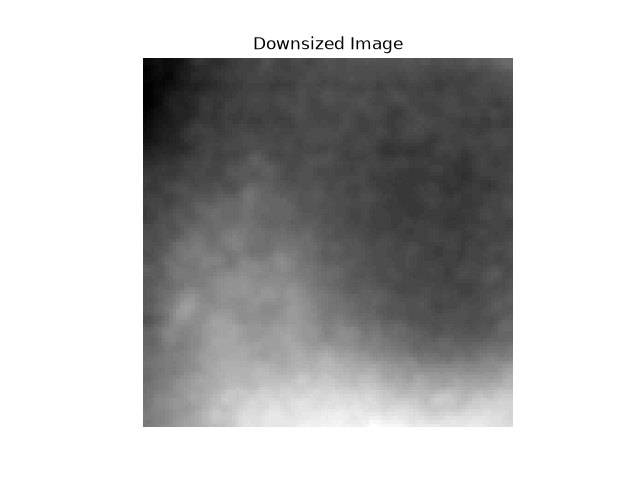
#> input picture code/Downsized_Image_1.png, 640 x 480 px, given in place of topbp1-timelapse-jf646-10_2_R3D_channel1_t10_maxZ.tif, which was not available
$ jupyter execute --allow-errors CV_new.ipynb   (shell and % lines are left out)   (older library calls are emulated)   (text cells are left out)
#> lines starting #> are read from the running program, lines starting #| are printed output that depends on the picture; after the words box and inside, x2 and y2 are one past the last pixel; in counts of white or black regions, pixels touching at a corner belong together; pictures that were not available may be replaced by others from this repository, and a replacement may not be noted
### library/CV_classes.py
import numpy as np
import matplotlib.pyplot as plt
from PIL import Image
import cv2

class Picture():
    """Representation of a single microscopy image loaded from disk.

    This class stores the original image array, the current working image array,
    and metadata parsed from the filename. It supports resizing, visualisation,
    basic statistics, and common preprocessing operations used in image analysis.

    Args:
        path (str): Path to the image file. The filename is expected to contain
            a timestamp in the form "_t<integer>" so that ``self.t`` can be
            extracted.

    Attributes:
        path (str): Original file path.
        image_name (str): File name without directory information.
        t (int): Timestamp parsed from the filename.
        array (np.ndarray): Current working image array.
        array_original (np.ndarray): Copy of the original image before any
            preprocessing.
        blured (bool): Whether Gaussian blur has been applied.
        normalized (bool): Whether the array has been min-max normalized.
        contrasted (bool): Whether CLAHE contrast enhancement has been applied.
        downsized (bool): Flag indicating whether downsampling was performed.
    """

    from PIL import Image
    import numpy as np
    import matplotlib.pyplot as plt

    def __init__(self, path: str):
        """Initialize the picture object and load the image data.

        Args:
            path (str): File path to the image.

        Returns:
            None: Stores the loaded image and metadata on the instance.
        """
        self.path = path
        self.image_name = path.split("\\")[-1]
        self.load_image(path)
        self.array_original = self.array.copy()

        # Make sure we are not performing preprocessing more than once
        self.blured = False
        self.normalized = False
        self.contrasted = False
        self.downsized = False

    def load_image(self, path: str) -> None:
        """Load the image from disk and extract its timestamp.

        Args:
            path (str): File path to the image.

        Returns:
            None: Updates ``self.array`` and ``self.t``.
        """
        self.array = np.array(Image.open(self.path))
#> self.array is the input picture: shape (480, 640, 4); mean R, G, B, A 187.5, 187.5, 187.5, 255

        # Find timestamp
        start_pos = self.image_name.find("_t")
        end_pos = self.image_name.find("_", start_pos + 2)
        self.t = int(self.image_name[start_pos + 2:end_pos])

    def downsize(self, factor: float) -> None:
        """Reduce the image size for faster testing or previewing.

        Args:
            factor (float): If less than 1, the image is resized by interpolation.
                If greater than 1, a central crop is taken using the provided
                integer size. Values <= 0 are invalid.

        Returns:
            None: Modifies ``self.array`` in place.

        Raises:
            ValueError: If ``factor`` is less than or equal to zero.
        """
        if factor <= 0:
            raise ValueError("Downsize factor must be positive")
        from cv2 import resize

        if factor < 1:
            new_size = (int(self.array.shape[1] * factor), int(self.array.shape[0] * factor))
            self.array = resize(self.array, new_size)
        if factor > 1:
            self.array = self.array[:factor, :factor]
        if factor == 1:
            pass

    # [32 lines left out: functions zoom, display, not called in this run]

    def average(self, original: bool = False) -> float:
        """Return the mean pixel intensity of the image.

        Args:
            original (bool, optional): If ``True``, compute the mean over the
                original image array instead of the current processed one.

        Returns:
            float: Mean intensity value across all pixels in the selected array.
        """
        if original:
            return np.mean(self.array_original)
        return np.mean(self.array)

    ################### PRE PROCESSING ##########################
    # [22 lines left out: function pre_process, not called in this run]

    def blur(self, ksize=(5, 5), sigma=1.4) -> None:
        """Apply Gaussian blur to the current image array.

        Args:
            ksize (tuple[int, int], optional): Blur kernel size in pixels.
            sigma (float, optional): Gaussian standard deviation.

        Returns:
            None: Replaces ``self.array`` with the blurred version.

        Raises:
            ValueError: If either kernel dimension is even.
        """
#> called with ksize = (5, 5), sigma = 1.4
        if ksize[0] % 2 == 0 or ksize[1] % 2 == 0:
            raise ValueError("Kernel size must be odd in both dimensions")
        from cv2 import GaussianBlur
        self.array = GaussianBlur(self.array, ksize, sigma)
        self.array = self.array.astype(np.float32)
        self.blured = True

    def gray(self) -> None:
        """Convert the image array to floating-point grayscale format.

        Returns:
            None: Casts ``self.array`` to ``np.float32``.
        """
        self.array = self.array.astype(np.float32)
        self.grayed = True

    def normalize(self) -> None:
        """Normalize the image intensity range to ``[0, 255]``.

        Returns:
            None: Converts the current array to uint8 with min-max normalization.
        """
        self.array = cv2.normalize(self.array, None, 0, 255, cv2.NORM_MINMAX).astype(np.uint8)
        self.normalized = True

    # [27 lines left out: functions contrast, format, not called in this run]


###################### Image CV processing ##########################
    def adaptive_threshold(self, block_size=101, C=-20) -> None:
        """Apply adaptive thresholding to the image.

        Args:
            block_size (int, optional): Size of the neighborhood used to calculate the threshold.
                Must be an odd number. Defaults to ``101``.
            C (int, optional): Constant subtracted from the mean or weighted mean.
                Defaults to ``-20``.

        Returns:
            threshold_array (np.ndarray): The binary image resulting from adaptive thresholding.
        """
        # Create a copy of the array
        temp_array = self.array.copy()

        if temp_array.ndim == 3:
            temp_array = cv2.cvtColor(temp_array, cv2.COLOR_BGR2GRAY)
        if temp_array.dtype != np.uint8:
            temp_array = cv2.normalize(
                temp_array, None, 0, 255, cv2.NORM_MINMAX, dtype=cv2.CV_8U
            )

        threshold_array = cv2.adaptiveThreshold(
            temp_array,
            255,
            cv2.ADAPTIVE_THRESH_GAUSSIAN_C,
            cv2.THRESH_BINARY,
            blockSize=block_size,
            C=C
        )
        return threshold_array

### library/CV_functions.py
import cv2
import numpy as np
import matplotlib.pyplot as plt
import random
import sys
sys.path.append(r"C:\Users\sjefs\Desktop\Uni\Speciale\Kode\library")
import CV_classes as CV_class


########################## Data loading ##########################

def load_image(name, number, channel = 1):
    """Load a microscopy image as a ``Picture`` instance for a given timepoint and channel.

    Args:
        name (str | None): Identifier for the dataset to load. Supported value is
            ``"timelapze_z"`` (note the existing spelling in the codebase).
        number (int): Time index to load. Must be an integer in the range 1..25.
        channel (int, optional): Image channel to load. Must be either 1 or 2.
            Defaults to ``1``.

    Returns:
        CV_classes.Picture | None: A ``Picture`` object containing the selected
        image if the recognized dataset name is provided; otherwise ``None``.

    Raises:
        ValueError: If ``name`` is ``None``, if ``number`` is outside the valid
        range, or if ``channel`` is outside the valid range.
    """
    if name is None:
        # Raise an error if the name is not provided
        raise ValueError("Image name must be provided.")

    if name == "timelapze_z":
        if number > 25 or number < 1 or  type(number) is not int:
            raise ValueError("Number must be an integer between 1 and 25 for timelapze_z.")
        if channel > 2 or channel < 1 or type(channel) is not int:
            raise ValueError("Channel must be an integer between 1 and 2 for timelapze_z.")


        path = rf"C:\Users\sjefs\Desktop\Uni\Speciale\Data\SharangGarudTopBP1data\timelapse_tiff_z_proj\topbp1-timelapse-jf646-10_2_R3D_channel{channel}\topbp1-timelapse-jf646-10_2_R3D_channel{channel}_t{number}_maxZ.tif"
        return CV_class.Picture(path)

    return None


########################## CIRCLE ADAPTIVE THRESHOLDING AND TARGET POINT GENERATION ##########################
# [117 lines left out: functions generate_circle_points, calculate_circle_mean, generate_circle, generate_target_points, adaptive_threshold, not called in this run]

def get_marked_points(th1):
    """Return all non-zero foreground pixels from a thresholded image.

    Args:
        th1 (numpy.ndarray): Binary or thresholded image array.

    Returns:
        list[tuple[int, int]]: Coordinates ``(x, y)`` for all foreground pixels.
    """
    marked_points = []
    for y in range(th1.shape[0]):
        for x in range(th1.shape[1]):
            if th1[y, x] > 0:
                marked_points.append((x, y))
    return marked_points


def region_growing(th1, start_points, threshold=0, min_size = 1):
    """Grow 8-connected foreground regions from candidate seed points.

    Args:
        th1 (numpy.ndarray): Binary image where foreground pixels are non-zero.
        start_points (list[tuple[int, int]]): Seed points ``(x, y)`` used to
            start region expansion.
        threshold (int, optional): Minimum pixel value required for a neighbor to
            be included in the region. Defaults to ``0``.
        min_size (int, optional): Minimum number of pixels required for a region
            to be kept. Defaults to ``1``.

    Returns:
        list[list[tuple[int, int]]]: A list of segmented regions, where each
        region is a list of ``(x, y)`` pixel coordinates.
    """

    visited = set()
    segments = []

    for start_point in start_points:
        x, y = start_point

        # Skip invalid, background, or already-segmented starting points
        if (
            not (0 <= x < th1.shape[1] and 0 <= y < th1.shape[0])
            or th1[y, x] == 0
            or start_point in visited
        ):
            continue

        segment = []
        points_to_try = [start_point]
        visited.add(start_point)

        while points_to_try:
            current_x, current_y = points_to_try.pop()
            segment.append((current_x, current_y))

            for dx in (-1, 0, 1):
                for dy in (-1, 0, 1):
                    if dx == 0 and dy == 0:
                        continue

                    neighbor = (current_x + dx, current_y + dy)
                    nx, ny = neighbor

                    if (
                        0 <= nx < th1.shape[1]
                        and 0 <= ny < th1.shape[0]
                        and th1[ny, nx] > threshold
                        and neighbor not in visited
                    ):
                        visited.add(neighbor)
                        points_to_try.append(neighbor)

        # If segment is too small, skip it
        if len(segment) >= min_size:
            segments.append(segment)

    return segments


#Using the region growing function would look like this:
# segments = region_growing(th1, marked_points)
#
# # Visualize the segments
# import matplotlib.pyplot as plt
# import random
#
# plt.imshow(th1, cmap="gray")
# for segment in segments:
#     color = (random.random(), random.random(), random.random())
#     plt.scatter(
#         [p[0] for p in segment],
#         [p[1] for p in segment],
#         marker=".",
#         color=color
#     )
# plt.show()

# [18 lines left out: function plot_segment, not called in this run]


def get_largest_segment(segments):
    """Return the segment with the greatest number of pixels.

    Args:
        segments (list[list[tuple[int, int]]]): A list of segmented regions, each
            containing ``(x, y)`` coordinates.

    Returns:
        list[tuple[int, int]]: The largest segment in the input list.
    """
    segment_areas = [len(segment) for segment in segments]
    largest_segment = segments[segment_areas.index(max(segment_areas))]

    # Convert to numpy
    largest_segment = np.array(largest_segment)
    return largest_segment

# Example usage:
# largest_segment = get_largest_segment(segments)


def get_center_of_mass(segment):
    """Compute the centroid of a connected segment.

    Args:
        segment (list[tuple[int, int]]): Pixel coordinates ``(x, y)`` belonging
            to the segment.

    Returns:
        tuple[float, float]: The centroid coordinates ``(x_center, y_center)``.
    """
    center_of_mass_x = sum(p[0] for p in segment) / len(segment)
    center_of_mass_y = sum(p[1] for p in segment) / len(segment)
    return (center_of_mass_x, center_of_mass_y)


def get_area(segment):
    """Return the number of pixels in a segment.

    Args:
        segment (list[tuple[int, int]]): Pixel coordinates ``(x, y)`` belonging
            to the segment.

    Returns:
        int: Number of points in the segment.
    """
    return len(segment)

def get_spread(segment):
    """Compute the bounding-box spread of a segment in x and y directions.

    Args:
        segment (list[tuple[int, int]]): Pixel coordinates ``(x, y)`` belonging
            to the segment.

    Returns:
        tuple[int, int]: ``(x_spread, y_spread)`` as the difference between max
        and min coordinates in each axis.
    """
    x_coords = [p[0] for p in segment]
    y_coords = [p[1] for p in segment]
    x_spread = max(x_coords) - min(x_coords)
    y_spread = max(y_coords) - min(y_coords)
    return (x_spread, y_spread)


def get_bounding_box(original_array, segment, scale = 1):
    """
    Compute a scaled, centered bounding box (ROI) around a segment.

    Parameters
    ----------
    original_array : np.ndarray
        The image array the segment belongs to (used for boundary clipping).
    segment : np.ndarray
        The segment points as an array with shape ``(N, 2)`` containing
        ``(x, y)`` pairs.
    scale : float
        Scale factor applied to the segment's bounding-box size.

    Returns
    -------
    min_x, max_x, min_y, max_y : int
        The clipped bounding box coordinates.
    """
    segment_array = np.asarray(segment)
    if segment_array.ndim != 2 or segment_array.shape[1] != 2 or segment_array.shape[0] == 0:
        raise ValueError("segment must be a non-empty array with shape (N, 2)")

    # NumPy arrays are indexed row-wise, so calculate the centroid by column.
    center_of_mass = segment_array.mean(axis=0)

    # Bounding box of the segment
    min_coords = segment_array.min(axis=0)
    max_coords = segment_array.max(axis=0)

    # Use one side length for both axes so the ROI is square.
    segment_size = max_coords - min_coords + 1
    roi_side = max(1, int(np.ceil(np.max(segment_size) * scale)))

    # Keep the ROI centered on the segment's center of mass
    center = np.asarray(center_of_mass)
    circle_min_coords = np.floor(center - roi_side / 2).astype(int)
    circle_max_coords = circle_min_coords + roi_side

    # Shift (rather than independently clip) the ROI to preserve its square
    # shape when the center is close to an image boundary.
    height, width = original_array.shape[:2]
    image_size = np.array([width, height])
    roi_side = min(roi_side, width, height)
    circle_min_coords = np.floor(center - roi_side / 2).astype(int)
    circle_min_coords = np.maximum(circle_min_coords, 0)
    circle_min_coords = np.minimum(circle_min_coords, image_size - roi_side)
    circle_max_coords = circle_min_coords + roi_side

    # Crop channel 2
    cropped_image = original_array[
        circle_min_coords[1]:circle_max_coords[1],
        circle_min_coords[0]:circle_max_coords[0]
    ]
    return cropped_image

### code/CV_new.ipynb
[cell 1]
import numpy as np
import os
import sys
import cv2

sys.path.append(r"C:\Users\sjefs\Desktop\Uni\Speciale\Kode\library")
import CV_functions as CV_func
import CV_classes as CV_class
from PIL import Image
from PIL.TiffTags import TAGS
import matplotlib.pyplot as plt
import random

[cell 2]
# Loadin Image and running some preprocessing
image_number = 10
Image_1 = CV_func.load_image("timelapze_z", number = image_number, channel = 1)
Image_1.blur(ksize = (5, 5), sigma = 1.4)
Image_1.gray()
Image_1.normalize()
#Image.contrast(clip_limit=1.0, tile_grid_size=(8,8))


# Plot it
if True:
    plt.figure(figsize=(10,5))
    plt.subplot(1, 2, 1)
    plt.imshow(Image_1.array_original, cmap='gray')
    plt.title('Original')
    plt.subplot(1, 2, 2)
    plt.imshow(Image_1.array, cmap='gray')
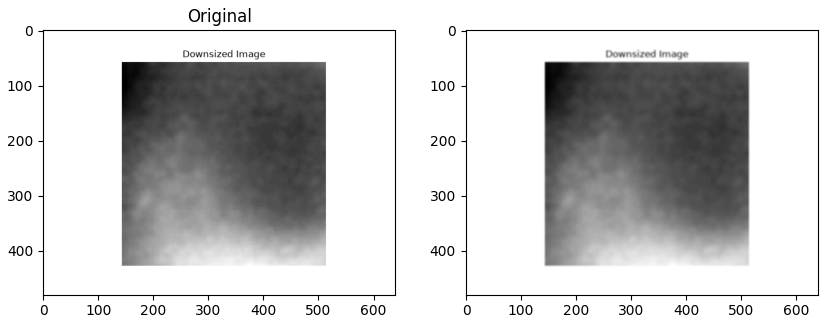
#> figure drawn by matplotlib, 2 panels

[cell 3]
Image_1.downsize(100)
plt.hist(Image_1.array.ravel(), bins=50)
plt.title("Histogram of image intensity")
plt.xlabel("Intensity")
plt.ylabel("Frequency")
plt.savefig("histogram of intensities.png")
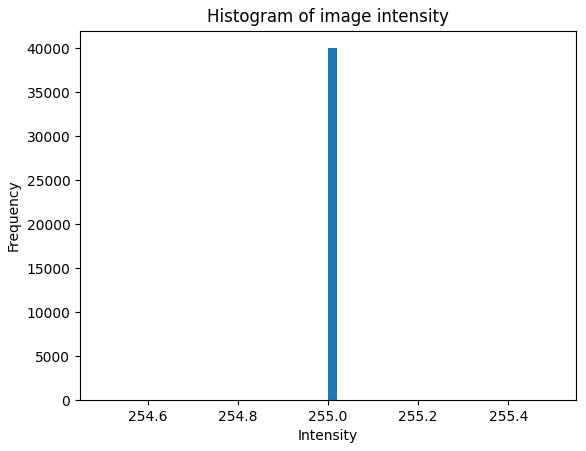
#> figure drawn by matplotlib, 1 panel; tallest bar 40000 high, from x = 255 to 255
print("")

#> (a cell that did not finish here is left out)

[cell 5]
plt.hist(Image_1.array.ravel(), bins=130)
print(Image_1.array)
#> (printed output is left out)
print("")
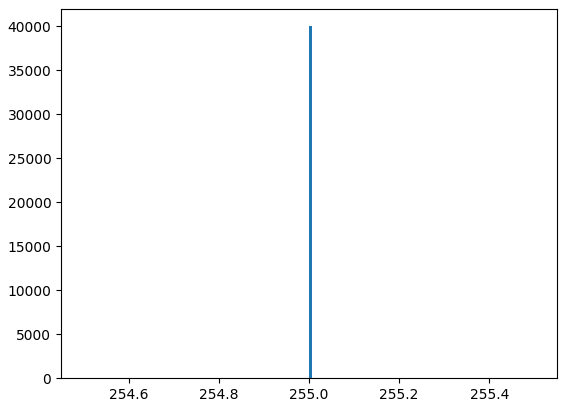
#> figure drawn by matplotlib, 1 panel; tallest bar 40000 high, from x = 255 to 255

[cell 6]
image_number = 10
# Generatin a comparisson of the two channels for writing
Image_1 = CV_func.load_image("timelapze_z", number = image_number, channel = 1)
Image_2 = CV_func.load_image("timelapze_z", number = image_number, channel = 2)
#> call 3 of load_image, with name = 'timelapze_z', number = 10, channel = 2
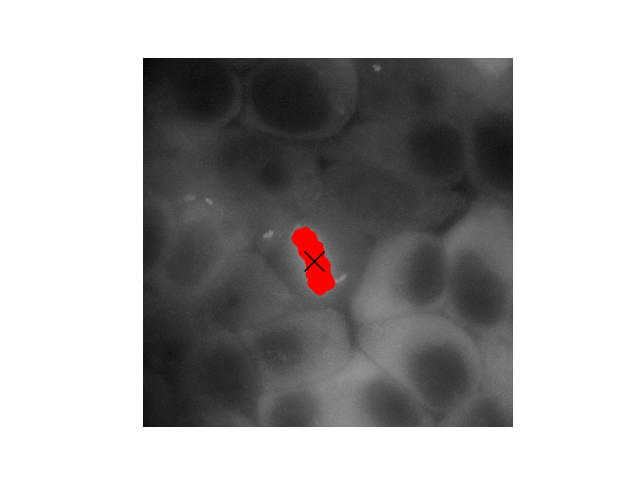
#> input picture code/Largest_Segment_Image_1.png, 640 x 480 px, given in place of topbp1-timelapse-jf646-10_2_R3D_channel2_t10_maxZ.tif, which was not available
#> in load_image, self.array is the input picture: shape (480, 640, 4); mean R, G, B, A 172.5, 171.2, 171.2, 255

print(Image_1.array.dtype, Image_1.array.shape)
#| uint8 (480, 640, 4)

plt.figure(figsize=(10,5))
plt.subplot(1, 2, 1)
plt.imshow(Image_1.array_original, cmap='gray')
plt.title('Channel 1')
plt.axis("off")
plt.subplot(1, 2, 2)
plt.imshow(Image_2.array_original, cmap='gray')
plt.title('Channel 2')
plt.axis("off")
plt.savefig("Comparin channels z-proj.png")

[cell 7]
th1 = Image_1.adaptive_threshold(block_size=101, C=-30)
#> in adaptive_threshold, `threshold_array = cv2.adaptiveThreshold( temp_array, 255, cv2.ADAPTIVE..`:
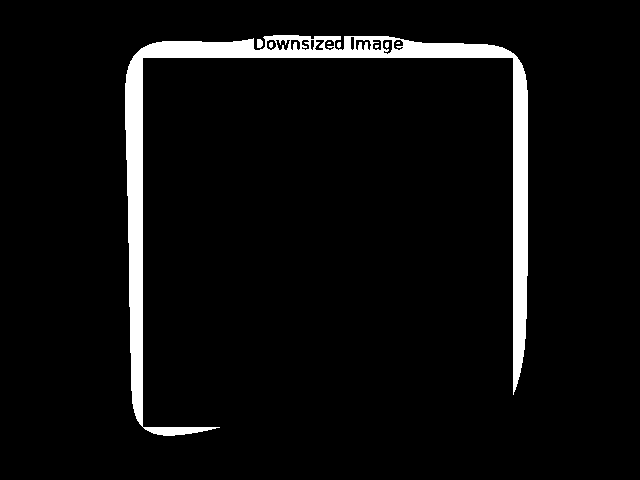
#> threshold_array: shape (480, 640); 5.2% white; 8 white regions (3 under 20 px), largest, box (x1, y1, x2, y2) and area: (125, 35, 528, 436) 15955, (257, 39, 263, 48) 48, (269, 42, 273, 48) 21, (337, 42, 341, 48) 21, (385, 42, 389, 48) 21

# Display original and th1 side by side
plt.figure(figsize=(10,5))
plt.subplot(1, 2, 1)
plt.imshow(Image_1.array_original, cmap='gray')
plt.title('Original')
plt.axis("off")
plt.subplot(1, 2, 2)
plt.imshow(th1, cmap='gray')
plt.title('Adaptive Threshold')
plt.axis("off")
plt.savefig("Adaptive_Threshold_Image_1.png")

[cell 8]
# We start by selecting all foreground points as potential starting points for region growing.
marked_points = CV_func.get_marked_points(th1)
#> marked_points = 16091 pairs, first value 125 to 527, second value 35 to 435

# Use marked_points as the potential starting points.
segments = CV_func.region_growing(th1, marked_points, min_size=10)
#> the loop in region_growing, `for start_point in start_points:` made 16091 passes
#> (x, y) on passes 1 to 3: (273, 35), (274, 35), (275, 35)
#> after the loop in region_growing, `for start_point in start_points:`: segments = 6 items; visited = 16091 items
#> segments = 6 items

plt.figure(figsize=(10,5))
plt.subplot(1, 2, 1)
plt.imshow(th1, cmap="gray")
plt.imshow(Image_1.array_original, cmap="gray", alpha=0.5)
plt.title("Adaptive thresholding")
plt.axis("off")

plt.subplot(1, 2, 2)
plt.imshow(th1, cmap="gray")
plt.title("Segmentation")
plt.imshow(Image_1.array_original, cmap="gray", alpha=0.5)
plt.axis("off")
for segment in segments:
    plt.scatter(
        [p[0] for p in segment],
        [p[1] for p in segment],
        marker=".",
    )
#> this loop made 6 passes
plt.axis("off")
plt.savefig("Region_Growing_Image_1.png")
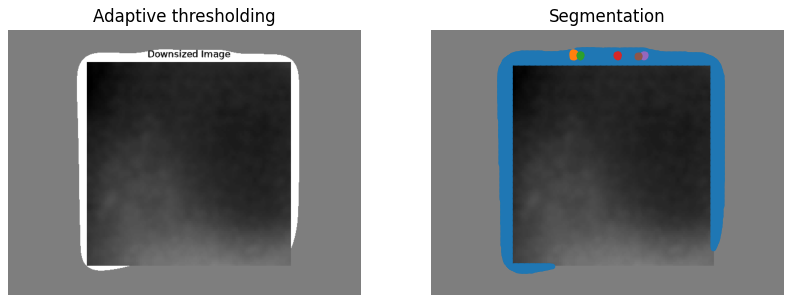
#> figure drawn by matplotlib, 2 panels

[cell 9]
largest_segment = CV_func.get_largest_segment(segments)
#> in get_largest_segment, `segment_areas = [len(segment) for segment in segments]`: segment_areas = [15955, 48, 21, 21, 21, 11]
#> (the rest of the program and of its run is left out)
